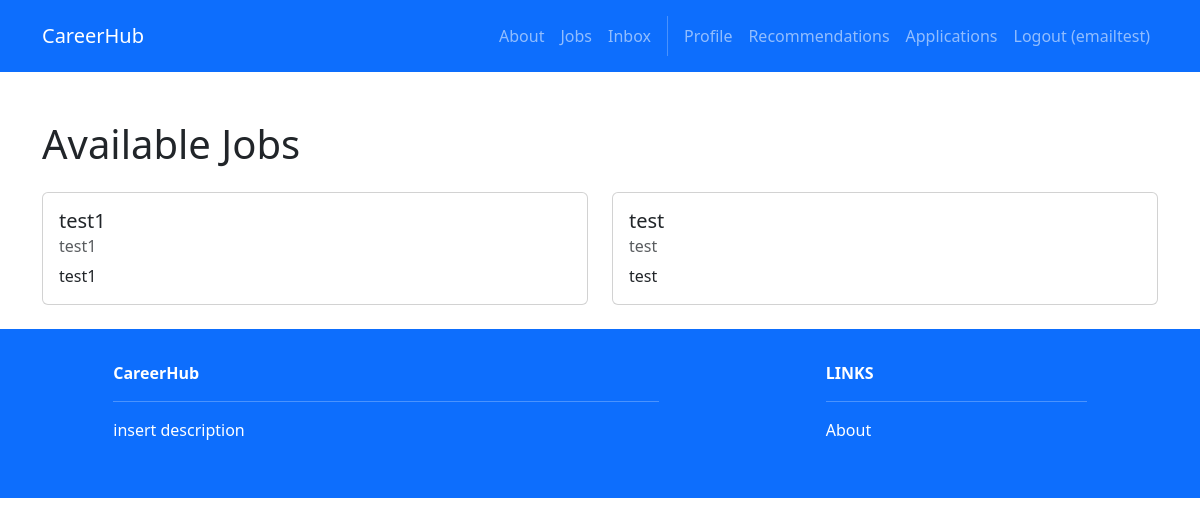
The app's page /recruiters/ (signed in) with its own data.
### accounts/models.py (models this page shows)
class User(AbstractUser):
    firstname = models.CharField(max_length=150, blank=True)
    lastname = models.CharField(max_length=150, blank=True)
    username = models.CharField(max_length=150, unique=True)
    password = models.CharField(max_length=128)
    ROLE_CHOICES = [
        ('seeker', 'Job Seeker'),
        ('recruiter', 'Recruiter'),
    ]
    role = models.CharField(max_length=10, choices=ROLE_CHOICES, default='seeker')

### recruiters/models.py (models this page shows, shortened)
class Post(models.Model):
    id = models.AutoField(primary_key=True)
    title = models.CharField(max_length=200)
    company = models.CharField(max_length=200)
    description = models.TextField()
    location = models.CharField(max_length=200)
    lat = models.FloatField(null=True, blank=True)
    lng = models.FloatField(null=True, blank=True)
    salary_range = models.CharField(max_length=100)
    required_skills = models.ManyToManyField(Skill)
    recruiter = models.ForeignKey(User, on_delete=models.CASCADE)
    created_at = models.DateTimeField(auto_now_add=True)
    updated_at = models.DateTimeField(auto_now=True)
    VISA_CHOICES = [
        ('yes', 'Yes'),
        ('no', 'No'),
    ]
    visa_sponsorship = models.CharField(max_length=3, choices=VISA_CHOICES, default='no')

### recruiters/views.py (the view)
# urls.py: path('', views.index, name='home.index'),
def index(request):
    posts = Post.objects.all().order_by('-created_at')
    return render(request, 'recruiters/index.html', {'posts': posts})

### recruiters/templates/recruiters/index.html (shortened to what this page needs)
{% extends 'base.html' %}
{% block content %}
<div class="container mt-5">
    <h1>Available Jobs</h1>
    <div class="row mt-4">
        {% for post in posts %}
        <div class="col-md-6 mb-4">
            <div class="card">
                <div class="card-body">
                    <h5 class="card-title">{{ post.title }}</h5>
                    <h6 class="card-subtitle mb-2 text-muted">{{ post.company }}</h6>
                    <p class="card-text">{{ post.description|truncatewords:30 }}</p>
                </div>
            </div>
        </div>
        {% endfor %}
    </div>
</div>
{% endblock %}

### CareerHub/templates/base.html (shortened to what this page needs)
<!DOCTYPE html>
<html>
  {% load static %}
  <head>
    <link href=
      "https://cdn.jsdelivr.net/npm/bootstrap@5.3.3/dist/css/bootstrap.min.css" rel="stylesheet"
>
    <link rel=
      "stylesheet"  href="https://cdnjs.cloudflare.com/ajax/libs/font-awesome/6.1.1/css/all.min.css">
  </head>
  <body>
     <nav class="p-3 navbar navbar-dark bg-primary navbar-expand-lg">
      <div class="container">
        <a class="navbar-brand"
           href="{% url 'home.index' %}"> CareerHub
        </a>
        <div class="collapse navbar-collapse"
             id="navbarNavAltMarkup">
           <div class="navbar-nav ms-auto navbar-ml">
            <a class="nav-link"
               href="{% url 'home.about' %}">About</a>
            <a class="nav-link"
              href="{% url 'jobs.index' %}">Jobs</a>
            {% if user.is_authenticated %}
            <a class="nav-link"
              href="{% url 'inbox.index' %}">Inbox</a>
            {% endif %}
            {% if user.is_authenticated %}
              {% if user.role == "recruiter" %}
                <a class="nav-link" href="{% url 'recruiters.index' %}">Postings</a>
                <a class="nav-link" href="{% url 'recruiters.create' %}">Post Job</a>
                <a class="nav-link" href="{% url 'recruiters.recommendations' %}">Recommendations</a>
                <a class="nav-link" href="{% url 'recruiters.candidates' %}">Browse Candidates</a>
              {% else %}
                <a class="nav-link" href="{% url 'profiles.view' %}">Profile</a>
                <a class="nav-link" href="{% url 'jobs.recommendations' %}">Recommendations</a>
                <a class="nav-link" href="{% url 'jobs.applications' %}">Applications</a>
              {% endif %}
              <a class="nav-link" href="{% url 'accounts.logout' %}">Logout ({{user.username }})</a>
            {% else %}
              <a class="nav-link" href="{% url 'accounts.login' %}">Login</a>
              <a class="nav-link" href="{% url 'accounts.signup' %}">Sign Up</a>
            {% endif %}
          </div>
        </div>
      </div>
    </nav>
    <div>
      {% block content %}
      {% endblock content %}
    </div>
     <section class="p-3 ms-footer bg-primary d-none d-md-block">
      <div class="container">
        <div class="row mt-3 text-white">
          <div class="col-md-6 col-lg-6 col-xl-6 mx-auto mb-4">
            <b>CareerHub</b>
            <hr />
            <p>
              insert description
            </p>
          </div>
          <div class="col-md-3 col-lg-3 col-xl-3 mx-auto mb-4">
            <b>LINKS</b>
            <hr />
            <p><a class="nav-link"
              href="{% url 'home.about' %}">
              About
            </a></p>
          </div>
        </div>
      </div>
    </section>
  </body>
</html>

### records on screen
User: username "emailtest"
Post: title "test1", company "test1", description "test1"
Post: title "test", company "test", description "test"
